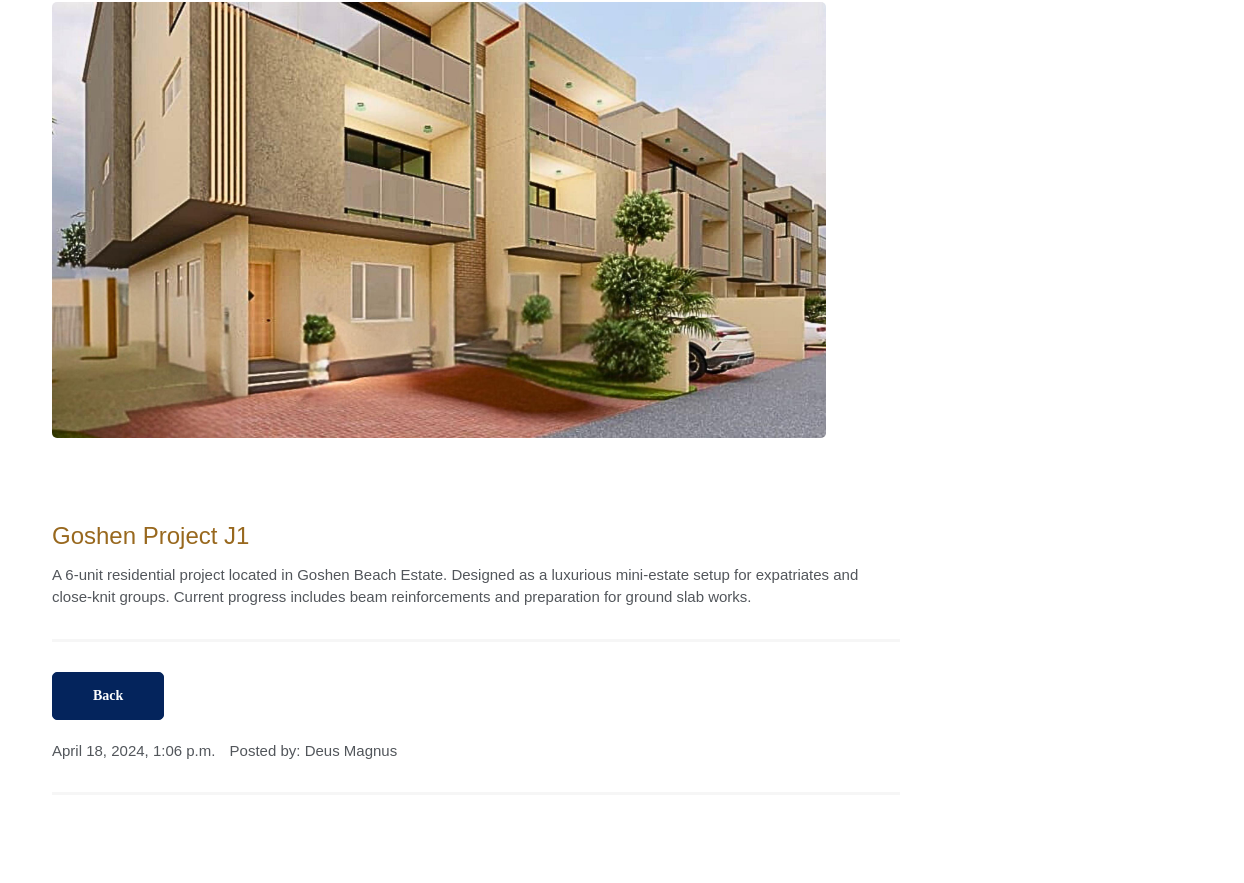
The page /article2/1/ (middle part) on the database as committed earlier.
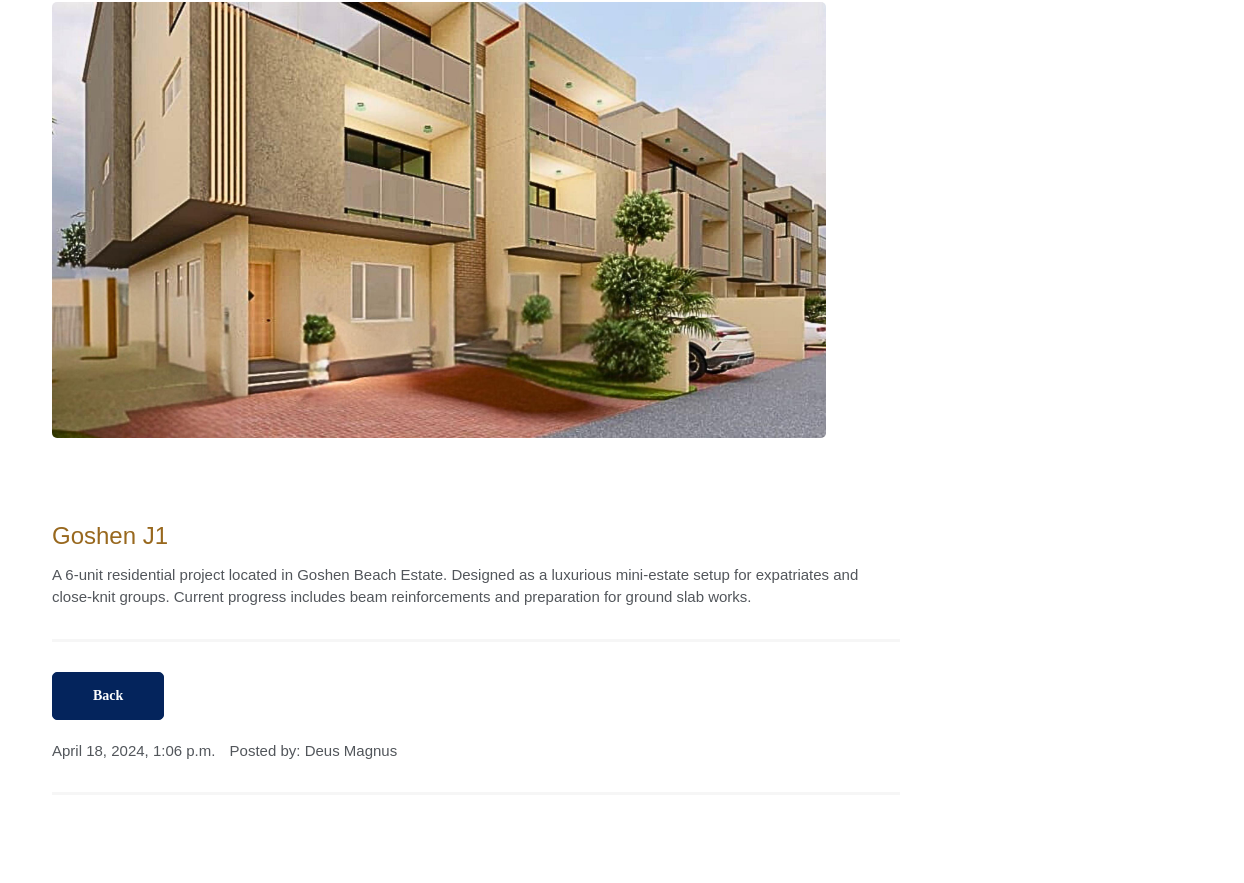
The same page on the database as committed later.
### deus_magnus/models.py (models this page shows, shortened)
class SecondDeusMagnusMainPicturePost(models.Model):
    second_deus_magnus_title = models.CharField(max_length=255, blank=True, null=True)
    second_deus_magnus_status = models.CharField(max_length=255, blank=True, null=True)
    second_deus_magnus_description = models.TextField()
    second_deus_magnus_slug = models.SlugField (max_length=255,blank=True, null=True)
    second_deus_magnus_img = models.ImageField(upload_to='images/')
    second_deus_magnus_publish_date = models.DateTimeField (auto_now_add= True)
    second_deus_magnus_author = models.ForeignKey(User, on_delete=models.CASCADE)
    class Meta:
        ordering =['second_deus_magnus_publish_date']

### deus_magnus/views.py (the view, shortened to what this page needs)
# urls.py: path('article2/<int:pk>/', SecondConstructionDetailViewArticleDetailView.as_view(), name="second_detail"),
class SecondConstructionDetailViewArticleDetailView(DetailView):
    model = SecondDeusMagnusMainPicturePost
    template_name = 'deus_magnus/second_article_detail.html'
    context_object_name = 'second_construction'
    def get_context_data(self, **kwargs):
        context = super().get_context_data(**kwargs)
        context['subs'] = SubPicture_1.objects.all()
        return context

### templates/deus_magnus/second_article_detail.html (shortened to what this page needs)
{% extends "base.html" %}
{% load static %}
{% block content%}
<section class="section">
    <div class="container">
        <div class=" ">
            <div class="row">
                <div class="col-md-9 shop-media">
                    <div class="row">
                        <div class="col-md-11">
                            <div class="image-wrap entry">
                                {% if object.second_deus_magnus_img %}
                                <img src="{{ object.second_deus_magnus_img.url }}"style="border-radius:5px;" alt="" class="img-responsive">
                                {% endif %}
                            </div>
                        </div>
                    </div>
                </div>
                <div class="col-md-9">
                    <div class="shop-desc">
                        <h3 style="color: #98681e;">{{ object.second_deus_magnus_title }}</h3>
                        <p>{{ object.second_deus_magnus_description }}</p>
                        <div class="shop-meta">
                            <div class="btn-wrapper">
                                <a href=""onclick="history.back(); return false;" class="btn btn-primary"style="border-radius: 5px;font-family: Georgia;">Back </a>
                            </div>
                            <ul class="list-inline">
                                <li>{{ object.second_deus_magnus_publish_date }}</li>
                                <li>Posted by: Deus Magnus</li>
                            </ul>
                        </div>
                    </div>
                </div>
            </div>
    </div>
</section>
{% endblock %}

Rows that differ between the two databases and show on the page:
changed SecondDeusMagnusMainPicturePost: second_deus_magnus_title "Goshen Project J1" → "Goshen J1"
